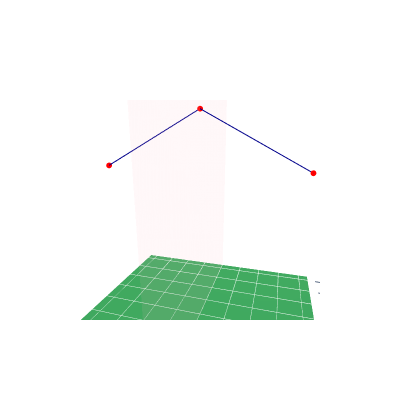

Notebook code cell kept with this figure:
### Markdown cell above
### Example 2: Inverted Vee

Now we'll repeat the same problem but with an inverted vee, which has two parameters (length, droop angle) instead of one:

### Code cell
# The only significant change required is to write a new version of _make_design()
#  that draws the inverted vee with the required length and angle.
# 'x' is now a vector of two values:
#   x[0]    half-dipole length (meters)
#   x[1]    droop angle (degrees, a negative value)
class InvVeeProblem(DipoleSingleOptProblem):
    
    def _make_design(self, x):
        half_el = make_linear_element((0,0,0),(0,x[0],0))       # Draw the element along the y axis
        half_el = rot_x(half_el, np.deg2rad(x[1]))              # Rotate around x axis
        half_el = translate(half_el, (0,0,self.z))              # Move up to desired z coordinate
        return half_el

# xl,xu specify valid ranges of parameter values:  length (18, 22) meters, angle (-45, 0) degrees
ivproblem = InvVeeProblem(n_var=2, f_min=3.5, f_max=3.7, z=40,
                                segs_per_m=SEGS_PER_M, radius=AWG14RADIUS,
                                xl=np.array([18.0, -45.0]),
                                xu=np.array([22.0, 0.0]))
res = minimize(ivproblem, algorithm, termination, save_history=False, verbose=True)

print(f'Optimum length {res.X[0]:.1f}m, angle {res.X[1]:.1f}deg, max VSWR {res.F[0]:.2f}')
vswr_curve = res.pop.get('VSWR')[0]
plot_vswr_2([zip(ivproblem.freqs, vswr_curve)], tags=['80m InvVee'])

design = ivproblem._make_design(res.X)
wire_ant_visualize(design,(-22,22),(-22,22),(0,45),width=400, height=400)

### Figure 1 — Plotly figure (JSON) as saved in the notebook; plotly's stock layout.template omitted (floating-point values rounded to 4 significant figures)
{"data": [{"cmax": 1, "cmin": 0, "colorscale": [[0, "rgb(247,252,245)"], [0.125, "rgb(229,245,224)"], [0.25, "rgb(199,233,192)"], [0.375, "rgb(161,217,155)"], [0.5, "rgb(116,196,118)"], [0.625, "rgb(65,171,93)"], [0.75, "rgb(35,139,69)"], [0.875, "rgb(0,109,44)"], [1, "rgb(0,68,27)"]], "showscale": false, "surfacecolor": [[0.69, 0.69], [0.69, 0.69]], "type": "surface", "x": [-22, 22], "y": [-22, 22], "z": [[0, 0], [0, 0]]}, {"color": "lightpink", "hoverinfo": "skip", "i": [0, 0], "j": [1, 2], "k": [2, 3], "opacity": 0.1, "type": "mesh3d", "x": [-22, -22, 22, 22], "y": [0, 0, 0, 0], "z": [0, 45, 45, 0]}, {"line": {"color": "darkblue", "width": 2}, "marker": {"color": "red", "size": 2}, "name": "", "showlegend": false, "type": "scatter3d", "x": [0, 0], "y": [0, 18.16], "z": [40, 30.05]}, {"line": {"color": "darkblue", "width": 2}, "marker": {"color": "red", "size": 2}, "name": "", "showlegend": false, "type": "scatter3d", "x": [0, 0], "y": [0, -18.16], "z": [40, 30.05]}], "layout": {"autosize": false, "height": 400, "scene": {"aspectmode": "manual", "aspectratio": {"x": 1, "y": 1, "z": 1}, "camera": {"eye": {"x": 1, "y": 0.3, "z": 0.3}, "up": {"x": 0, "y": 0, "z": 1}}, "xaxis": {"range": [-22, 22], "showbackground": false}, "yaxis": {"range": [-22, 22], "showbackground": false}, "zaxis": {"range": [0, 45], "showbackground": false}}, "width": 400}}
